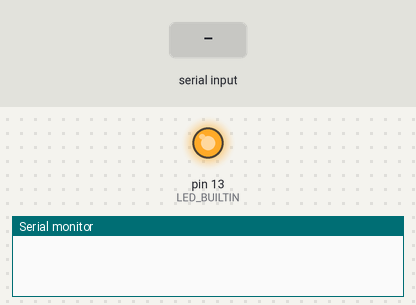
A sketch run on a simulated Arduino Uno, built with avr-gcc and run on an emulated ATmega328P. On the bench: output pins drawn as LEDs (lit = HIGH), the last lines printed to the serial monitor. Inputs (shaded band) come from the test bench.

Above: at 1.2 s.
1.3 s: "Allo" received over Serial
At 3.8 s:
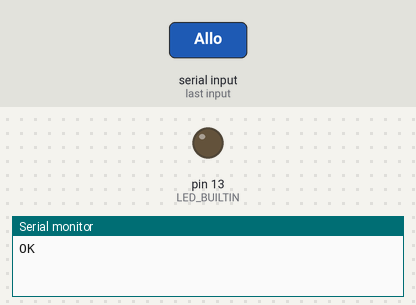
Timing chart, 0 to 5.3 s (numbered marks = the images above; inputs shaded):
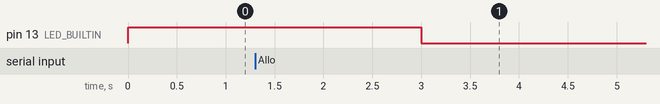

Measured:
- after the input at 1.3 s, pin 13 (LED_BUILTIN): HIGH → LOW after 1.7 s

The sketch:

Test_ESP_to_MEGA.ino
```cpp
String text;

void setup()
{
  Serial.begin(115200); // Opens serial port
  pinMode(LED_BUILTIN, OUTPUT);
  digitalWrite(LED_BUILTIN, HIGH);
}

void loop()
{
  while(Serial.available())
  {
    text = Serial.readString();
    if(text == "Allo")
    {
      Serial.print("OK");
      digitalWrite(LED_BUILTIN, !digitalRead(LED_BUILTIN));
    }
  }
  delay(1000);
}
```
